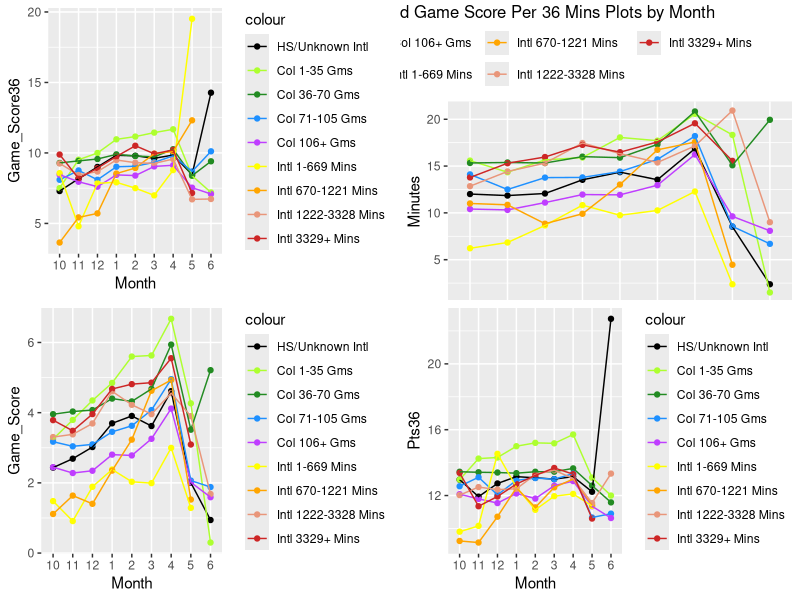
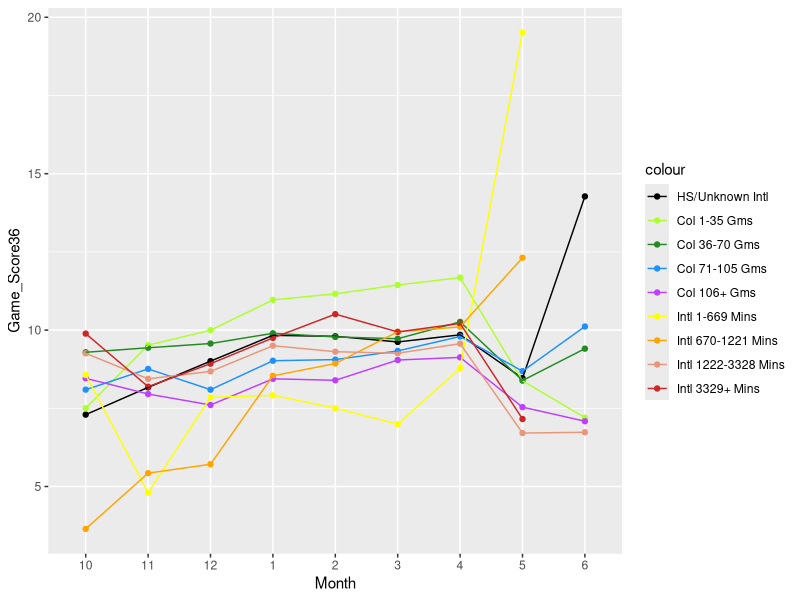

These charts were generated, in order, by the following R code:
## ---- chunk 1
knitr::opts_chunk$set(echo = TRUE)
## ---- chunk 2
#Ignore this all for now, it's just a bunch of operations


# data=read.csv('PlayersGroupedByMonth.csv')
# par(mfrow=c(2,2))
# plot(data$CollegeGames,data$Minutes)
# plot(data$CollegeGames,data$Pts36,ylim=c(0,30))
# plot(data$CollegeGames,data$Ast36)
# plot(data$CollegeGames,data$TO36)
# 
# bin=rep(0,length(data$br_url))
# #for (i in 1:length(bin)){
#   if (data$College_Games[i] <= 35 && data$College_Games[i] >= 1) {
#   bin[i]=1
#   } else if (data$College_Games[i] >= 36 && data$College_Games[i] <= 70) {
#   bin[i]=2
#   } else if (data$College_Games[i] >= 71 && data$College_Games[i] <= 105) {
#   bin[i]=3
#   } else if (data$College_Games[i] >= 106 && data$College_Games[i] <= 152) {
#   bin[i]=4
#   } else if (data$Intl_Minutes[i] <= 669 && data$Intl_Minutes[i] >= 2) {
#   bin[i]=5
#   } else if (data$Intl_Minutes[i] >= 670 && data$Intl_Minutes[i] <= 1221) {
#   bin[i]=6
#   } else if (data$Intl_Minutes[i] >= 1222 && data$Intl_Minutes[i] <= 3328) {
#   bin[i]=7
#   } else if (data$Intl_Minutes[i] >= 3329 && data$Intl_Minutes[i] <= 13659) {
#   bin[i]=8
# }
# }
# data$bin=bin
# data$minsgroup<-NULL
# #write.csv(data,'PlayersGroupedByMonth2.csv')
# 
# 
# 
# par(mfrow=c(2,2))
# plot(data$Month,data$Minutes,col=data$MinBin)
# plot(data$Month,data$Pts36,col=data$MinBin)
# plot(data$Month,data$Ast36,col=data$MinBin)
# plot(data$Month,data$TO36,col=data$MinBin)
# 
# data$month<-factor(data$Month,levels=c(10,11,12,1,2,3,4,5,6))

## ---- chunk 3
library(ggplot2)
library(ggpubr)
library(grid)
library(gridBase)
data=read.csv('PlayersGroupedByMonthAndBin.csv')
cols <- c("0"="black",'1'='greenyellow','2'='forestgreen','3'='dodgerblue','4'='darkorchid1','5'='yellow','6'='orange','7'='darksalmon','8'='firebrick3')
data$Month<-factor(data$Month,levels=c(10,11,12,1,2,3,4,5,6))
Game_Score36=data$Game_Score/data$Minutes*36
data$Game_Score36=Game_Score36

Game_Score_Plot=ggplot(data, aes(x = Month, y = Game_Score, group = Bin, color = 'Bin')) + 
  geom_point(aes(color = factor(Bin)))+ scale_color_manual(values = cols, labels=c('HS/Unknown Intl','Col 1-35 Gms','Col 36-70 Gms','Col 71-105 Gms','Col 106+ Gms','Intl 1-669 Mins','Intl 670-1221 Mins','Intl 1222-3328 Mins','Intl 3329+ Mins')) +
  geom_line(aes(color = factor(Bin)))
Minutes_Plot=ggplot(data, aes(x = Month, y = Minutes, group = Bin, color = 'Bin')) + 
  geom_point(aes(color = factor(Bin)))+ scale_color_manual(values = cols, labels=c('HS/Unknown Intl','Col 1-35 Gms','Col 36-70 Gms','Col 71-105 Gms','Col 106+ Gms','Intl 1-669 Mins','Intl 670-1221 Mins','Intl 1222-3328 Mins','Intl 3329+ Mins')) +
  geom_line(aes(color = factor(Bin)))
Pts36_Plot=ggplot(data, aes(x = Month, y = Pts36, group = Bin, color = 'Bin')) + 
  geom_point(aes(color = factor(Bin)))+ scale_color_manual(values = cols, labels=c('HS/Unknown Intl','Col 1-35 Gms','Col 36-70 Gms','Col 71-105 Gms','Col 106+ Gms','Intl 1-669 Mins','Intl 670-1221 Mins','Intl 1222-3328 Mins','Intl 3329+ Mins')) +
  geom_line(aes(color = factor(Bin)))
Game_Score_36_Plot=ggplot(data, aes(x = Month, y = Game_Score36, group = Bin, color = 'Bin')) + 
  geom_point(aes(color = factor(Bin)))+ scale_color_manual(values = cols, labels=c('HS/Unknown Intl','Col 1-35 Gms','Col 36-70 Gms','Col 71-105 Gms','Col 106+ Gms','Intl 1-669 Mins','Intl 670-1221 Mins','Intl 1222-3328 Mins','Intl 3329+ Mins')) +
  geom_line(aes(color = factor(Bin)))
plot=ggarrange(Game_Score_Plot,Minutes_Plot,Pts36_Plot,Game_Score_36_Plot,ncol=2,nrow=2,common.legend=TRUE)
annotate_figure(plot,top=text_grob('Game Score, Minutes, Pts Per 36 Mins, and Game Score Per 36 Mins Plots by Month'))
vp1=viewport(x=0,y=0,width=0.5,height=0.5,just=c('left','bottom'))
vp2=viewport(x=0,y=0.5,width=0.5,height=0.5,just=c('left','bottom'))
vp3=viewport(x=0.5,y=0,width=0.5,height=0.5,just=c('left','bottom'))
vp4=viewport(x=0,y=0.5,width=0.5,height=0.5,just=c('left','bottom'))
print(Game_Score_Plot,vp=vp1)
print(Minutes_Plot,vp=vp2)
print(Pts36_Plot,vp=vp3)
print(Game_Score_36_Plot,vp=vp4)
## ---- chunk 4
# Function
plot_func <- function(plot_name) {
  if (plot_name == "Game_Score") {
    y = data$Game_Score
  } else if (plot_name == "Minutes") {
    y = data$Minutes
  } else if (plot_name == "Pts36") {
    y = data$Pts36
  } else if (plot_name == "Game_Score36") {
    y = data$Game_Score36
  } else {
    print("Plot name not found")
    return()
  }
  ggplot(data, aes(x = Month, y = y, group = Bin, color = 'Bin')) + 
  geom_point(aes(color = factor(Bin)))+ scale_color_manual(values = cols, labels=c('HS/Unknown Intl','Col 1-35 Gms','Col 36-70 Gms','Col 71-105 Gms','Col 106+ Gms','Intl 1-669 Mins','Intl 670-1221 Mins','Intl 1222-3328 Mins','Intl 3329+ Mins')) +
  geom_line(aes(color = factor(Bin))) + 
  labs(y = plot_name)
}
plot_func("Game_Score36")
## ---- chunk 5
# Multiple plot function
#
# ggplot objects can be passed in ..., or to plotlist (as a list of ggplot objects)
# - cols:   Number of columns in layout
# - layout: A matrix specifying the layout. If present, 'cols' is ignored.
#
# If the layout is something like matrix(c(1,2,3,3), nrow=2, byrow=TRUE),
# then plot 1 will go in the upper left, 2 will go in the upper right, and
# 3 will go all the way across the bottom.
#
multiplot <- function(..., plotlist=NULL, file, cols=1, layout=NULL) {
  library(grid)

  # Make a list from the ... arguments and plotlist
  plots <- c(list(...), plotlist)

  numPlots = length(plots)

  # If layout is NULL, then use 'cols' to determine layout
  if (is.null(layout)) {
    # Make the panel
    # ncol: Number of columns of plots
    # nrow: Number of rows needed, calculated from # of cols
    layout <- matrix(seq(1, cols * ceiling(numPlots/cols)),
                    ncol = cols, nrow = ceiling(numPlots/cols))
  }

 if (numPlots==1) {
    print(plots[[1]])

  } else {
    # Set up the page
    grid.newpage()
    pushViewport(viewport(layout = grid.layout(nrow(layout), ncol(layout))))

    # Make each plot, in the correct location
    for (i in 1:numPlots) {
      # Get the i,j matrix positions of the regions that contain this subplot
      matchidx <- as.data.frame(which(layout == i, arr.ind = TRUE))

      print(plots[[i]], vp = viewport(layout.pos.row = matchidx$row,
                                      layout.pos.col = matchidx$col))
    }
  }
}
